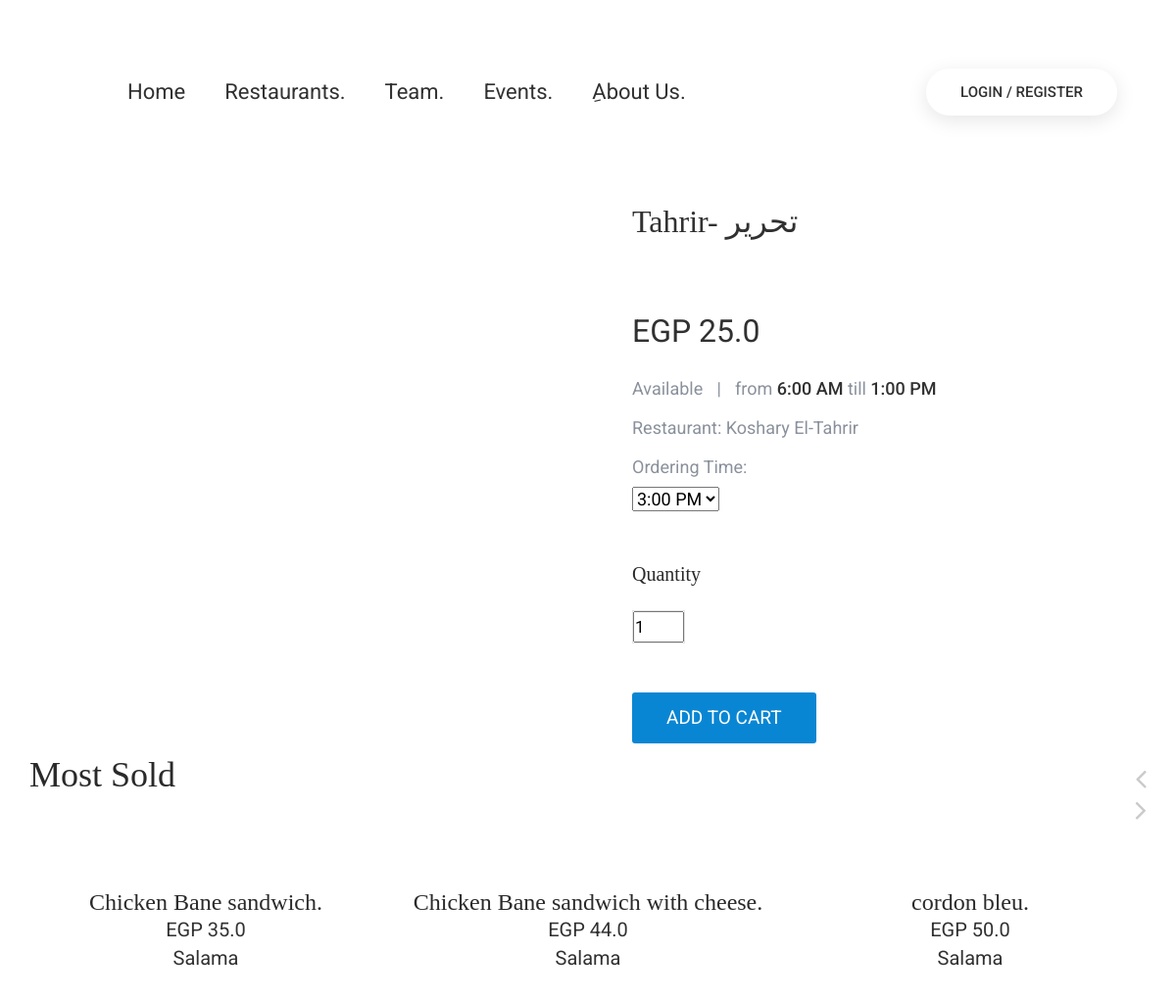
Page /product/koshary-el-tahrir/tahrir on the earlier database version.
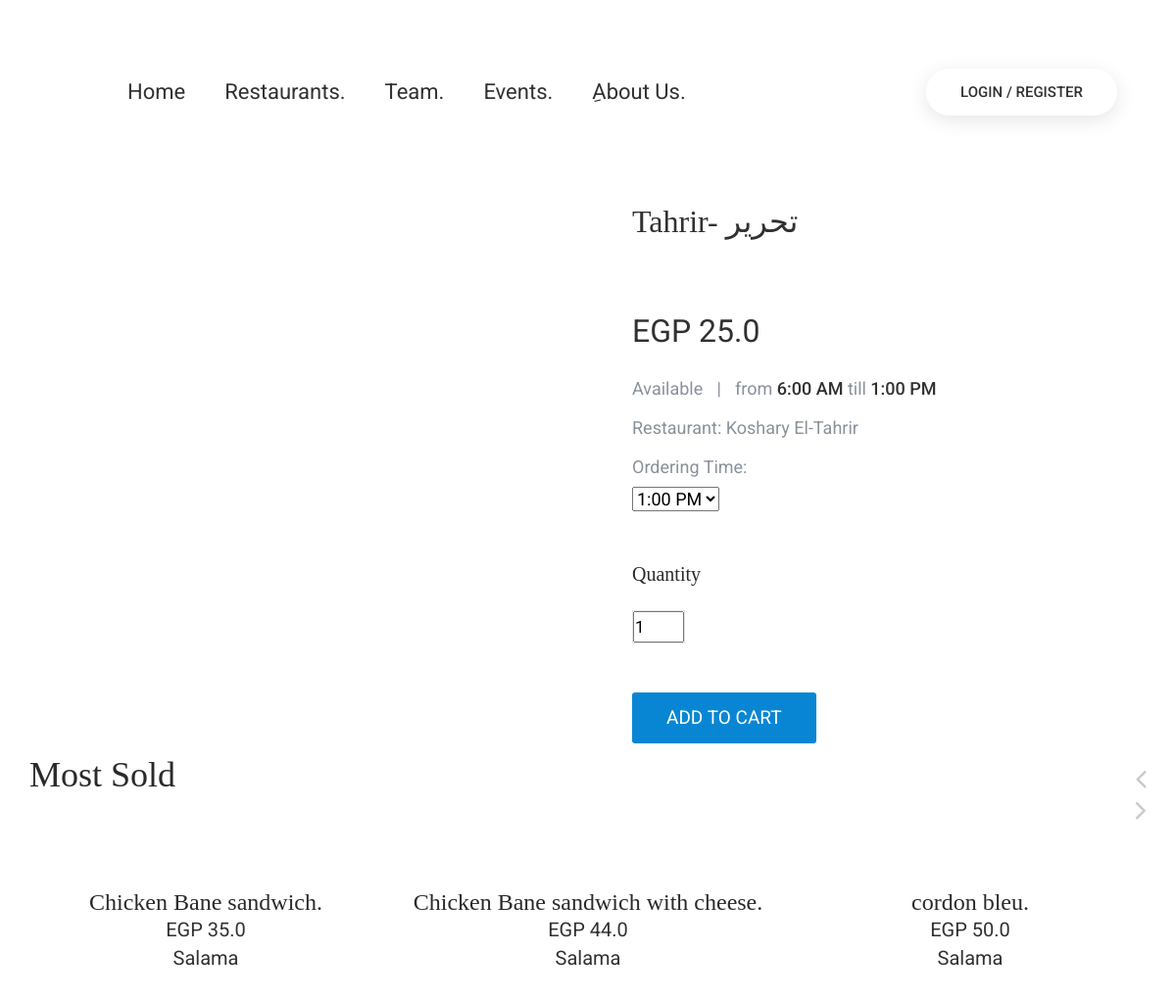
Same page on the later database version.
### categories_and_products/models.py (models this page shows, shortened)
class Product(models.Model):
    name = models.CharField(max_length=250, blank=True)
    ArabicName = models.CharField(max_length = 250, blank = True, null= True)
    productslug = models.SlugField(unique=True, db_index=True,)
    Restaurant = models.ForeignKey(
        Restaurant, on_delete=models.CASCADE, blank=True,null= True)
    description = models.TextField(blank=True)
    price = models.FloatField(default=0)
    category = models.ForeignKey(Category, on_delete=models.CASCADE,blank=True,null = True,)
    boughtPrice = models.FloatField(blank=True, null=True, default=0)
    offerPercentage = models.FloatField(blank=True, null=True,)
    active = models.BooleanField(default=True)
    Most_Popular = models.BooleanField(default=False)
    New_Products = models.BooleanField(default=False)
    Best_Offer = models.BooleanField(default=False)
    created = models.DateTimeField(auto_now_add=True)
    def get_absolute_url(self):
        return reverse("categories_and_products:product_details", args=[self.Restaurant.restaurant_slug] + [self.productslug])
    def discountpercentage(self):
        if self.boughtPrice:
            discountAmount = self.boughtPrice - self.price
            self.offPercentage = (discountAmount/self.oldPrice) * 100
            return (int(self.offPercentage))
        else:
            pass
    offerPercentage = property(discountpercentage)

class Settings(models.Model):
    start_order = models.TimeField(auto_now=False,)
    end_order = models.TimeField(auto_now_add=False)
    class Meta:
        verbose_name_plural = "Settings"

class Restaurant(models.Model):
    Name = models.CharField(max_length=250, blank=True, unique=True,null = True)
    restaurant_slug = models.SlugField(unique=True, db_index=True)
    address = models.CharField(max_length=250, blank=True,null = True,)
    image = models.ImageField(
        upload_to="Restaurant", blank=True, )
    delivery_fees = models.FloatField()
    created = models.DateTimeField(auto_now_add=True)
    active = models.BooleanField(default=True)
    class Meta:
        verbose_name_plural = "Restaurants"

### categories_and_products/views.py (the view, shortened to what this page needs)
# urls.py: path('product/<slug:restaurant_slug>/<slug:productslug>',views.product_details,name='product_details'),
def product_details(request, productslug, restaurant_slug):
    quantityForm = QuantityForm(request.POST)
    order_timing_form = Order_time(request.POST)
    products = Product.objects.filter(
        productslug=productslug,
        active=True,
    )
    time_out = Settings.objects.get(id="1")
    start_1_PM = Settings.objects.get(id="2")
    start_3_PM = Settings.objects.get(id="3")
    start_11_AM = Settings.objects.get(id="4")
    now = datetime.now().time()
    end = time_out.end_order
    all_products = Product.objects.filter(
        active=True,
    )
    context = {
        "products": products,
        "all_products": all_products,
        "time_out": time_out,
        "periodic_time": end,
        "now": now,
        "start_1_PM": start_1_PM,
        "start_3_PM": start_3_PM,
        "start_11_AM" : start_11_AM
    }
    return render(request, "product_details.html", context)

### categories_and_products/templates/product_details.html (shortened to what this page needs)
{% extends "base.html" %}
{% block content %}
{% load static %}
			<br><br>
			<div class="shop-details pt-150 pb-200">
				<div class="container">
					<div class="procuct-details">
						<div class="row">
							{% for products in products %}
							<div class="col-md-6 col-xs-12">
							</div>
							<div class="col-md-6 col-xs-12">
								<form method = "POST">
								<div class="product-info">
									<h3 class="product-name">{{products.name}}- {{products.ArabicName}}</h3>
									<br>
									<strong class="price">EGP {{products.price}}</strong>
									<ul class="availability">
										<li>Available</li>
										<li>|</li>
										<li>from <span>6:00 AM</span> till <span>1:00 PM</span> </li>
										{% if  products.Restaurant == None %}
										<div></div>
										{% else %}
										<br>
										<li>Restaurant: {{products.Restaurant.Name}} </li>
										{% endif %}
										<br>
										{% if now < time_out.end_order %}
											{% if now > time_out.start_order %}
											<li> Ordering Time: <div class="input-group">
												<select name="timing" id="timing">
										{% if now < start_1_PM.end_order %}
										<option value="1:00 PM">1:00 PM</option>
										{% endif %}
											{% if now < start_3_PM.end_order %}
												  <option value="3:00 PM">
												      3:00 PM</option>
											{% endif %}
												</select>
											  </div>
											</li>
											{% endif %}
										{% endif %}
									</ul>
									<div class="customize-order d-sm-flex align-items-top">
										<div class="quantity">
											<h6>Quantity</h6>
											<ul class="clearfix">
													<div class="input-group">
														<input
														class="uk-input-qty"
														  type="number"
														  name="Quantity"
														  min = "1"
														  value = "1"
														  max = "20"
														  id="Quantity"
														  required
														/>
													  </div>
											</ul>
										</div>
									</div>
									 {% if now < time_out.end_order %}
										{% if now > time_out.start_order %}
									<div>
										<button
										class="theme-btn solid-button-one button-rose radius3"
										type="submit">
										ADD TO CART
									  </button>
									</div>
									{% else %}
									<h5>Time is Out !<h5><br> <h6 style="color: #EA4A70"> <a class="name"> We close orders from 1:00 PM,<br> Waiting for you Orders tomorrow !</a></h6>
									{% endif %}
									{% else %}
									<h5>Time is Out !<h5><br> <h6 style="color: #EA4A70"> <a class="name"> We close orders from 1:00 PM,<br> Waiting for you Orders tomorrow !</a></h6>
									{% endif %}
								</div>
							</form>
								{% endfor %}
							</div>
						</div>
					</div>
					<div class="realated-product product-showcase">
						<h2 class="title">Most Sold</h2>
						<div class="related-product-slider">
							{% for all_products in all_products %}
							{% if all_products.Most_Popular == True %}
							<div class="item">
								<div class="single-product-case">
									<div class="img-holder"><a href="{{all_products.get_absolute_url}}"><img src="{{all_products.category.image.url}}" alt=""></a></div>
									<div class="info">
										<center>
										<h5> <a href="{{all_products.get_absolute_url}}" class="name">{{all_products.name}}.</a>
										</h5>
										<div class="price">EGP {{all_products.price}}</div>
										<br>
										<div class="price">{{all_products.Restaurant.Name}}</div>
										</center>
									</div>
								</div>
							</div>
							{% endif %}
							{% endfor %}
						</div>
					</div>
				</div>
			</div>
			{% endblock content %}

Differences in the rows shown:
changed through a linked row, Product "Tahrir": timing "3:00 PM" → "1:00 PM"
